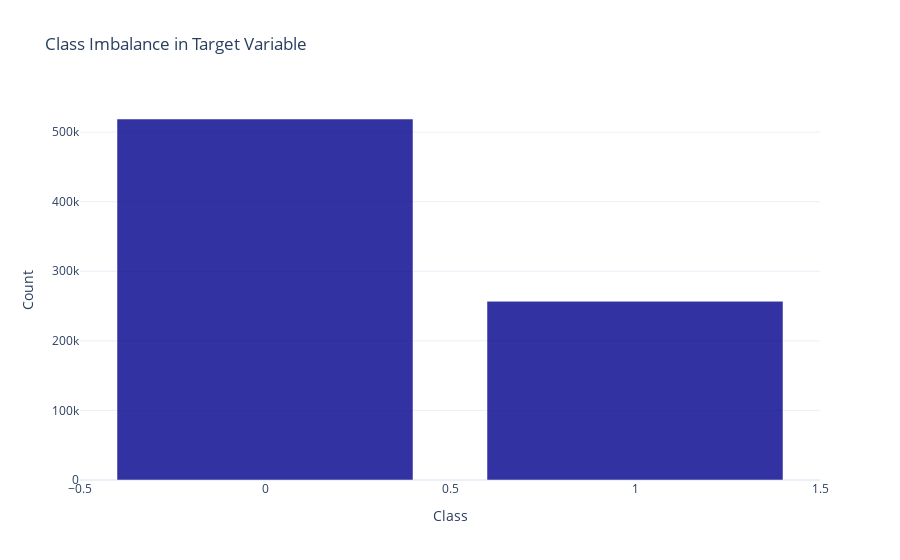

Notebook cell for this chart:
### Code cell
class_counts = df['target'].value_counts()
fig = px.bar(
    x=class_counts.index,
    y=class_counts.values,
    labels={'x': 'Class', 'y': 'Count'},
    title='Class Imbalance in Target Variable',
    color_discrete_sequence=['darkblue'],
    opacity=0.8
)

fig.update_layout(
    xaxis_title='Class',
    yaxis_title='Count',
    template='plotly_white'
)

fig.show()

### Figure 1 — Plotly figure (JSON) as saved in the notebook; plotly's stock layout.template omitted (floating-point values rounded to 4 significant figures)
{"data": [{"hovertemplate": "Class=%{x}<br>Count=%{y}<extra></extra>", "legendgroup": "", "marker": {"color": "darkblue", "opacity": 0.8, "pattern": {"shape": ""}}, "name": "", "orientation": "v", "showlegend": false, "textposition": "auto", "type": "bar", "x": [0, 1], "xaxis": "x", "y": [518885, 256884], "yaxis": "y"}], "layout": {"barmode": "relative", "legend": {"tracegroupgap": 0}, "title": {"text": "Class Imbalance in Target Variable"}, "xaxis": {"anchor": "y", "domain": [0, 1], "title": {"text": "Class"}}, "yaxis": {"anchor": "x", "domain": [0, 1], "title": {"text": "Count"}}}}
